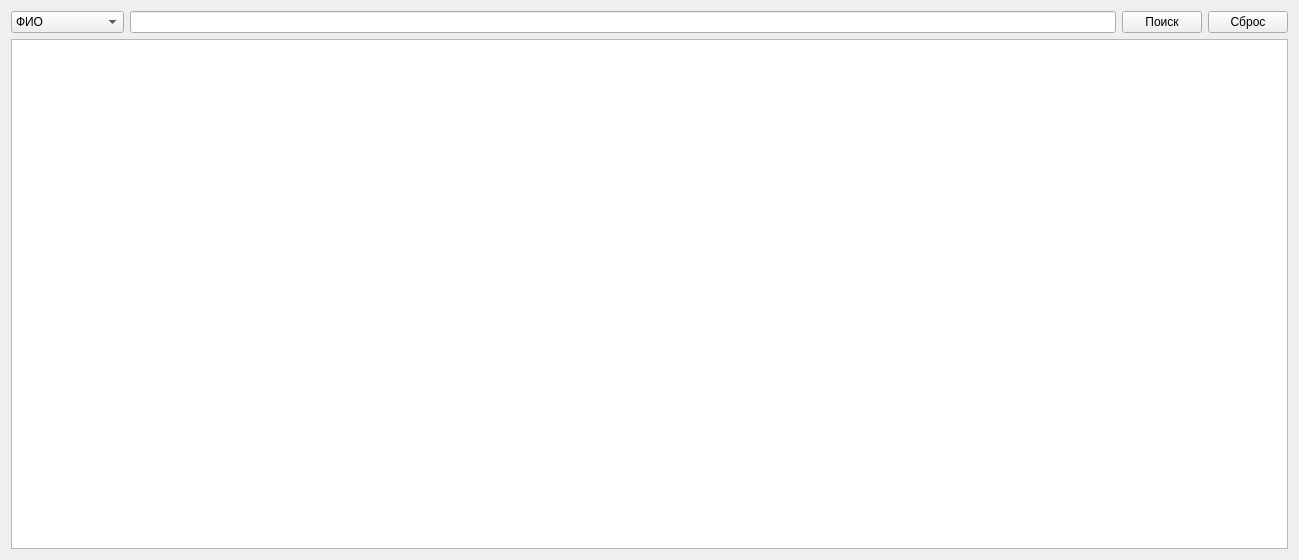
<?xml version="1.0" encoding="UTF-8"?>
<ui version="4.0">
 <class>Search_coach</class>
 <widget class="QWidget" name="Search_coach">
  <property name="geometry">
   <rect>
    <x>0</x>
    <y>0</y>
    <width>1299</width>
    <height>560</height>
   </rect>
  </property>
  <property name="windowTitle">
   <string>Form</string>
  </property>
  <layout class="QGridLayout" name="gridLayout">
   <item row="0" column="0">
    <widget class="QComboBox" name="comboBox_4">
     <item>
      <property name="text">
       <string>ФИО</string>
      </property>
     </item>
     <item>
      <property name="text">
       <string>Телефон</string>
      </property>
     </item>
     <item>
      <property name="text">
       <string>Квалификация</string>
      </property>
     </item>
    </widget>
   </item>
   <item row="0" column="1">
    <widget class="QLineEdit" name="lineEdit_7"/>
   </item>
   <item row="0" column="2">
    <widget class="QPushButton" name="pushButton_9">
     <property name="text">
      <string>Поиск</string>
     </property>
    </widget>
   </item>
   <item row="0" column="3">
    <widget class="QPushButton" name="pushButton_10">
     <property name="text">
      <string>Сброс</string>
     </property>
    </widget>
   </item>
   <item row="1" column="0" colspan="4">
    <widget class="QTableView" name="tableView_5"/>
   </item>
  </layout>
 </widget>
 <resources/>
 <connections/>
</ui>
